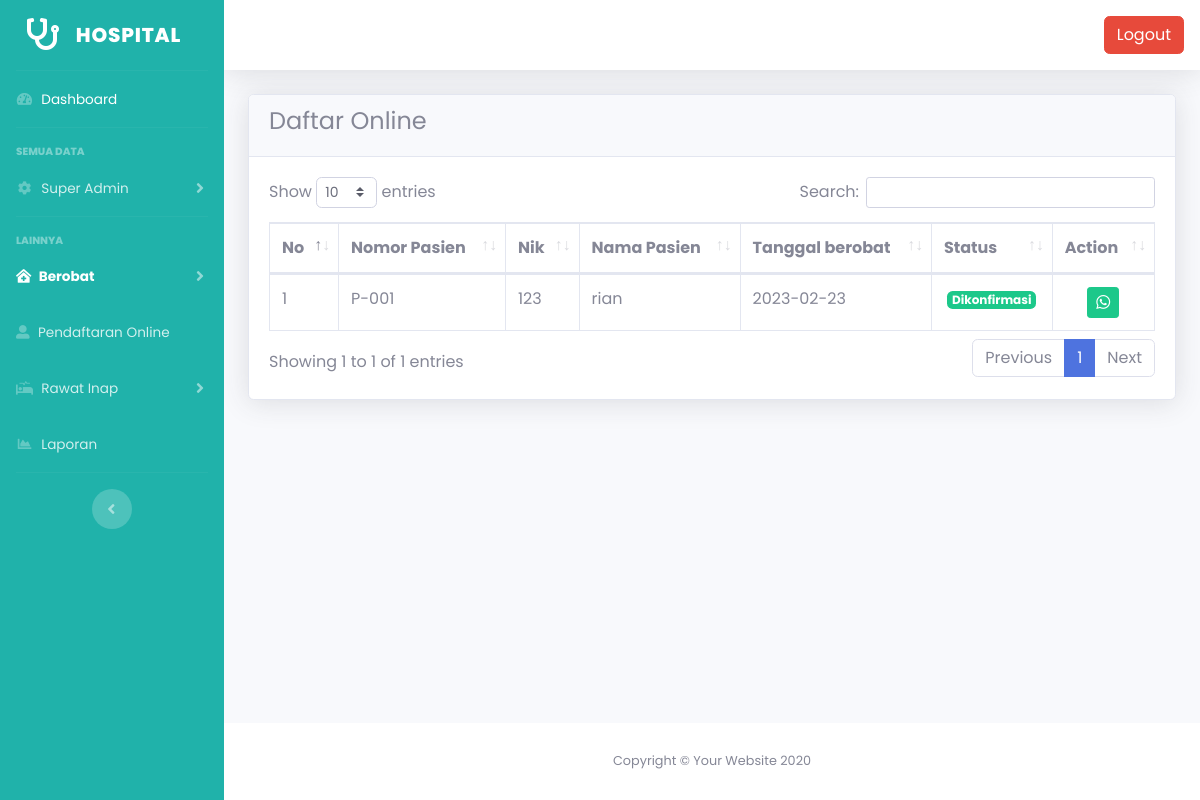
The app's page /konfirmasi_berobat.php (signed in), older data.
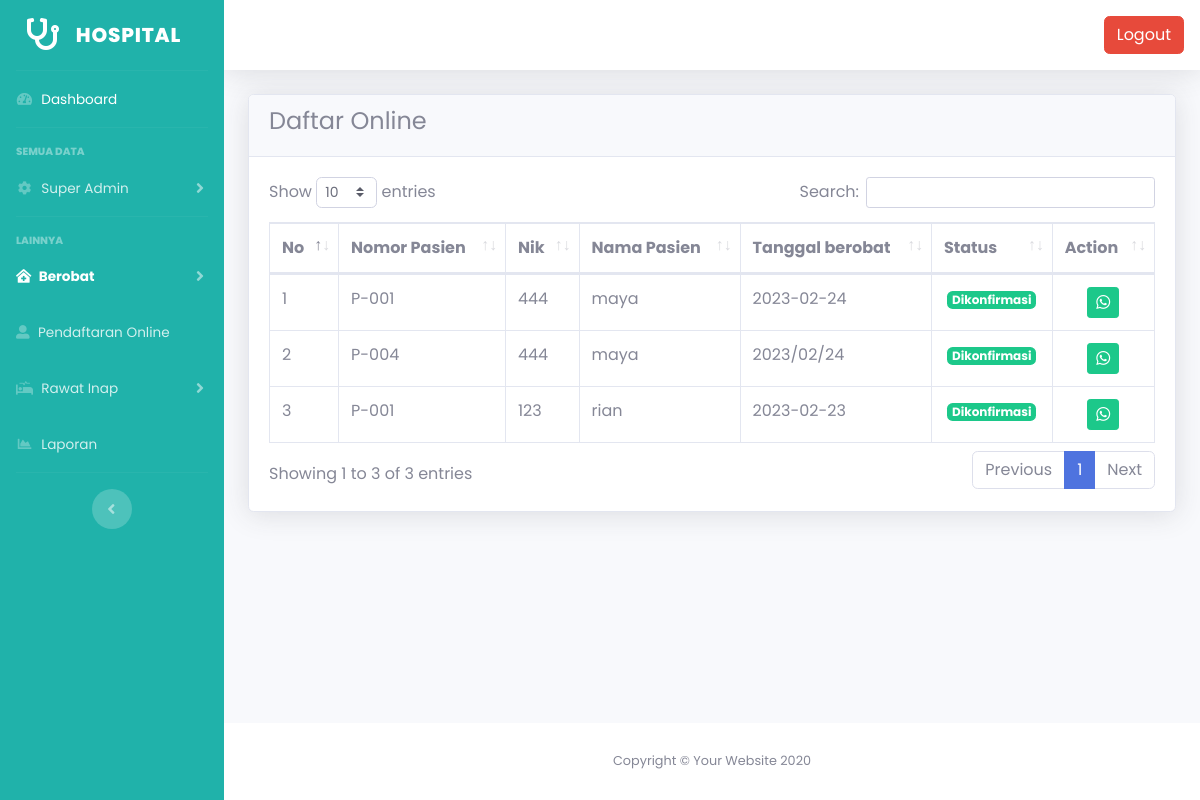
The same page, newer data.
### tables this page shows
CREATE TABLE `tambah_berobat2` (
  `id_berobat` int(11) NOT NULL,
  `id_user` int(11) NOT NULL,
  `kode_pasien` varchar(200) NOT NULL,
  `nik` varchar(200) NOT NULL,
  `nama` varchar(200) NOT NULL,
  `spesialis` int(200) NOT NULL,
  `tanggal` varchar(200) NOT NULL,
  `keterangan` varchar(200) NOT NULL,
  `status` varchar(200) NOT NULL,
  `tlp` int(200) NOT NULL
);

### konfirmasi_berobat.php (the view, shortened to what this page needs)
<?php
$no = 1;
?>
<?php include('navbar.php'); ?>
<div class="container-fluid">
    <div class="card shadow mb-4">
        <div class="card-header d-flex justify-content-between">
            <h4 class="title">Daftar Online</h4>
        </div>
        <div class="card-body">
            <div class="table-responsive">
                <table class="table table-bordered" id="dataTable" width="100%" cellspacing="0">
                    <thead>
                        <tr>
                            <th>No</th>
                            <th>Nomor Pasien</th>
                            <th>Nik</th>
                            <th>Nama Pasien</th>
                            <th>Tanggal berobat</th>
                            <th>Status</th>
                            <th>Action</th>
                        </tr>
                    </thead>
                    <tbody>
                        <?php
                        $query = "SELECT * FROM tambah_berobat2  JOIN spesialis ON (spesialis.id_spesialis=tambah_berobat2.spesialis)  ORDER BY id_berobat DESC";
                        $sql = mysqli_query($conn, $query);
                        ?>
                        <?php foreach ($sql as $result) { ?>
                            <?php if ($result['status'] == 'pending') { ?>
                                <tr>
                                    <td><?= $no++; ?></td>
                                    <td><?= $result['kode_pasien'];    ?></td>
                                    <td><?= $result['nik'];    ?></td>
                                    <td><?= $result['nama'];    ?></td>
                                    <td><?= $result['tanggal'];    ?></td>
                                    <td class="text-center">
                                        <span class="badge bg-warning">Belum dikonfirmasi</span>
                                    <td class="text-center">
                                        <a href="tambah-ri.php?proses=<?= $no; ?>" type="button" data-toggle="modal" data-target="#staticBackdrop<?= $no; ?>" class="btn btn-primary"><i class="bi bi-box-arrow-in-down-right"></i></a>
                                </tr>
                             <?php } else if ($result['status'] == 'selesai') { ?>
                                <tr>
                                    <td><?= $no++; ?></td>
                                    <td><?= $result['kode_pasien'];    ?></td>
                                    <td><?= $result['nik'];    ?></td>
                                    <td><?= $result['nama'];    ?></td>
                                    <td><?= $result['tanggal'];    ?></td>
                                    <td class="text-center">
                                        <span class="badge bg-success">Dikonfirmasi</span>
                                    <td class="text-center">
                                        <a button class="btn btn-sm btn-success" href="https://api.whatsapp.com/send?phone=<?= $result['tlp']; ?>&text=Selamat%2C%20Proses Berobat Anda Berhasil Di konfirmasi %0D%0A%0D%0ABerikut%20data%20diri%20anda%20%0D%0A1.%20Nomor Pasien%20%3A%20<?= $result['kode_pasien'] ?>%20%0D%0A2.%20Nama%20%3A%20<?= $result['nama'] ?>%20%0D%0A3.%20Tujuan Berobat%20%3A%20<?= $result['nama_spesialis'] ?>%20%0D%0A%20%0D%0ATerimakasi Telah melakukan berobat online di Rumah sakit Kami"><i class="bi bi-whatsapp"></i></a>
                                        <?php } ?>
                            <?php } ?>
                    </tbody>
                </table>
            </div>
        </div>
    </div>
</div>
</div>
<footer class="sticky-footer bg-white">
    <div class="container my-auto">
        <div class="copyright text-center my-auto">
            <span>Copyright &copy; Your Website 2020</span>
        </div>
    </div>
</footer>
</div>
</div>
</html>

Row changes from the older to the newer data that the page shows:
added tambah_berobat2: kode_pasien "P-001", nik "444", nama "maya", tanggal "2023-02-24"
added tambah_berobat2: kode_pasien "P-004", nik "444", nama "maya", tanggal "2023/02/24"
Text that changed along with them:
text written by a page script: "Show entries Search: Showing 1 to 1 of 1 entries Previous 1 Next" → "Show entries Search: Showing 1 to 3 of 3 entries Previous 1 Next"
